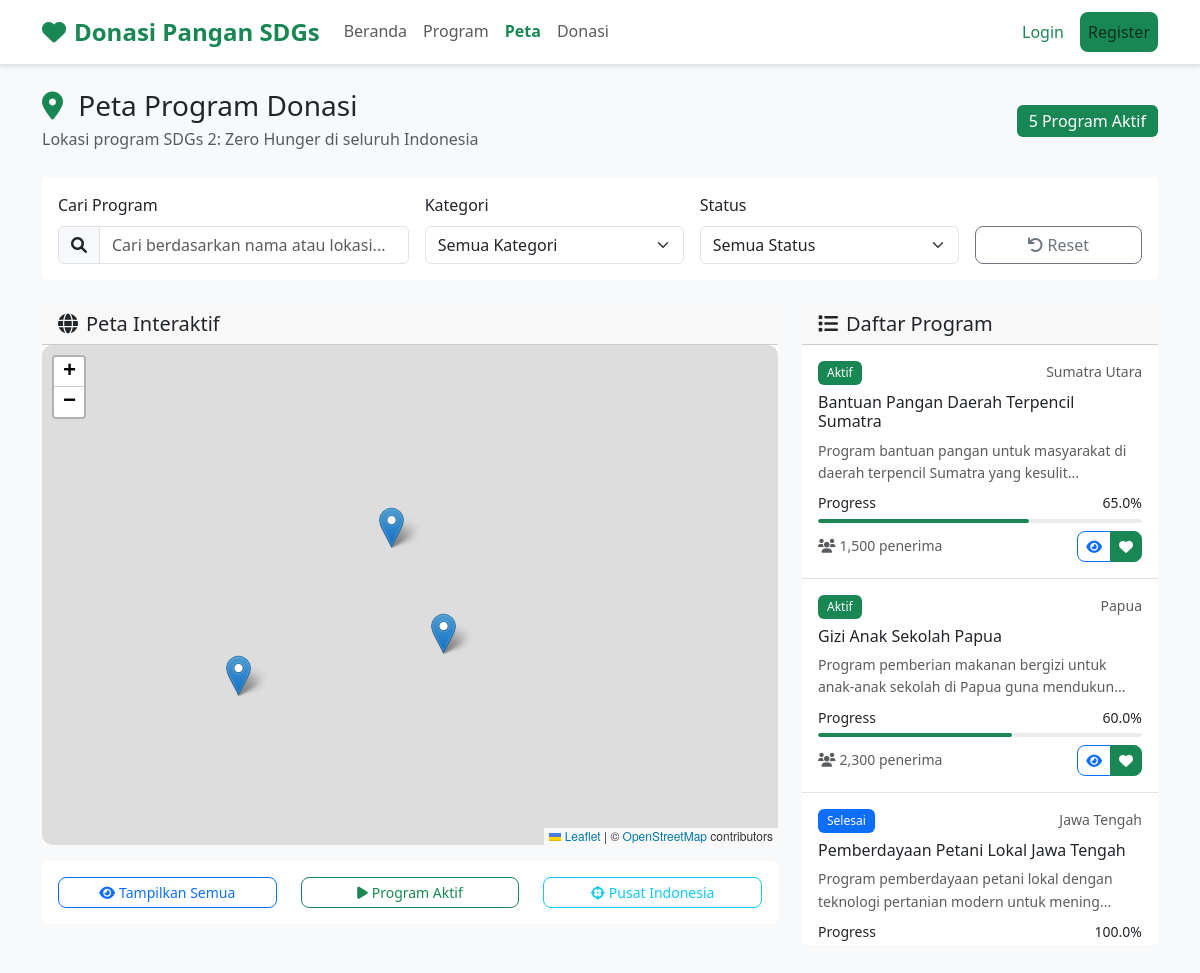
Page /maps.php on the committed database.
### tables this page shows
CREATE TABLE programs (
    id INT PRIMARY KEY AUTO_INCREMENT,
    title VARCHAR(255) NOT NULL,
    description TEXT NOT NULL,
    target_amount DECIMAL(15,2) NOT NULL,
    current_amount DECIMAL(15,2) DEFAULT 0,
    location VARCHAR(100) NOT NULL,
    category VARCHAR(100),
    status ENUM('active', 'completed', 'paused') DEFAULT 'active',
    start_date DATE,
    end_date DATE,
    latitude DECIMAL(10, 8),
    longitude DECIMAL(11, 8),
    address TEXT,
    beneficiaries INT DEFAULT 0,
    created_by INT,
    created_at TIMESTAMP DEFAULT CURRENT_TIMESTAMP,
    updated_at TIMESTAMP DEFAULT CURRENT_TIMESTAMP ON UPDATE CURRENT_TIMESTAMP,
    FOREIGN KEY (created_by) REFERENCES users(id)
);

### includes/config.php (called while the page is built, shortened)
<?php
function isLoggedIn() {
    return isset($_SESSION['user_id']);
}
?>

### maps.php (the view, shortened to what this page needs)
<?php
require_once 'includes/config.php';
try {
    $stmt = $pdo->prepare("
        SELECT p.*,
               (SELECT COUNT(*) FROM donations d WHERE d.program_id = p.id AND d.payment_status = 'success') as donor_count
        FROM programs p
        WHERE p.latitude IS NOT NULL AND p.longitude IS NOT NULL
        ORDER BY p.created_at DESC
    ");
    $stmt->execute();
    $programs = $stmt->fetchAll();
} catch (PDOException $e) {
    $programs = [];
}
?>
<!DOCTYPE html>
<html lang="id">
<head>
    <link href="https://cdn.jsdelivr.net/npm/bootstrap@5.3.0/dist/css/bootstrap.min.css" rel="stylesheet">
    <link href="https://cdnjs.cloudflare.com/ajax/libs/font-awesome/6.0.0/css/all.min.css" rel="stylesheet">
    <link rel="stylesheet" href="https://unpkg.com/leaflet@1.9.4/dist/leaflet.css"/>
    <link href="assets/css/style.css" rel="stylesheet">
</head>
<body class="bg-light">
    <nav class="navbar navbar-expand-lg navbar-light bg-white border-bottom sticky-top">
        <div class="container">
            <a class="navbar-brand d-flex align-items-center" href="index.php">
                <i class="fas fa-heart text-success me-2 fs-4"></i>
                <span class="fw-bold text-success">Donasi Pangan SDGs</span>
            </a>
            <div class="collapse navbar-collapse" id="navbarNav">
                <ul class="navbar-nav me-auto">
                    <li class="nav-item">
                        <a class="nav-link" href="index.php">Beranda</a>
                    </li>
                    <li class="nav-item">
                        <a class="nav-link" href="dashboard.php">Program</a>
                    </li>
                    <li class="nav-item">
                        <a class="nav-link active" href="maps.php">Peta</a>
                    </li>
                    <li class="nav-item">
                        <a class="nav-link" href="donate.php">Donasi</a>
                    </li>
                </ul>
                <div class="navbar-nav">
                    <?php if (isLoggedIn()): ?>
                        <div class="dropdown">
                            <a class="nav-link dropdown-toggle" href="#" role="button" data-bs-toggle="dropdown">
                                <i class="fas fa-user me-1"></i><?= htmlspecialchars($_SESSION['user_name']) ?>
                            </a>
                            <ul class="dropdown-menu">
                                <li><a class="dropdown-item" href="dashboard.php">Dashboard</a></li>
                                <li><hr class="dropdown-divider"></li>
                                <li><a class="dropdown-item" href="logout.php">Logout</a></li>
                            </ul>
                        </div>
                    <?php else: ?>
                        <a class="nav-link btn btn-outline-success me-2" href="login.php">Login</a>
                        <a class="nav-link btn btn-success" href="register.php">Register</a>
                    <?php endif; ?>
                </div>
            </div>
        </div>
    </nav>
    <div class="container py-4">
        <div class="row mb-4">
            <div class="col">
                <div class="d-flex justify-content-between align-items-center">
                    <div>
                        <h1 class="h3 mb-1">
                            <i class="fas fa-map-marker-alt text-success me-2"></i>
                            Peta Program Donasi
                        </h1>
                        <p class="text-muted mb-0">Lokasi program SDGs 2: Zero Hunger di seluruh Indonesia</p>
                    </div>
                    <div class="badge bg-success fs-6">
                        <?= count($programs) ?> Program Aktif
                    </div>
                </div>
            </div>
        </div>
        <div class="card mb-4">
            <div class="card-body">
                <div class="row g-3">
                    <div class="col-md-4">
                        <label class="form-label">Cari Program</label>
                        <div class="input-group">
                            <span class="input-group-text"><i class="fas fa-search"></i></span>
                            <input type="text" class="form-control" id="searchInput" placeholder="Cari berdasarkan nama atau lokasi...">
                        </div>
                    </div>
                    <div class="col-md-3">
                        <label class="form-label">Kategori</label>
                        <select class="form-select" id="categoryFilter">
                            <option value="">Semua Kategori</option>
                        </select>
                    </div>
                    <div class="col-md-3">
                        <label class="form-label">Status</label>
                        <select class="form-select" id="statusFilter">
                            <option value="">Semua Status</option>
                        </select>
                    </div>
                    <div class="col-md-2">
                        <label class="form-label">&nbsp;</label>
                        <button class="btn btn-outline-secondary w-100" onclick="resetFilters()">
                            <i class="fas fa-undo me-1"></i>Reset
                        </button>
                    </div>
                </div>
            </div>
        </div>
        <div class="row">
            <div class="col-lg-8 mb-4">
                <div class="card">
                    <div class="card-header">
                        <h5 class="card-title mb-0">
                            <i class="fas fa-globe me-2"></i>Peta Interaktif
                        </h5>
                    </div>
                    <div class="card-body p-0">
                        <div id="map"></div>
                    </div>
                </div>
                 <div class="card mt-3">
                    <div class="card-body">
                        <div class="row text-center">
                            <div class="col-4">
                                <button class="btn btn-outline-primary btn-sm w-100" onclick="showAllPrograms()">
                                    <i class="fas fa-eye me-1"></i>Tampilkan Semua
                                </button>
                            </div>
                            <div class="col-4">
                                <button class="btn btn-outline-success btn-sm w-100" onclick="filterByStatus('active')">
                                    <i class="fas fa-play me-1"></i>Program Aktif
                                </button>
                            </div>
                            <div class="col-4">
                                <button class="btn btn-outline-info btn-sm w-100" onclick="centerMap()">
                                    <i class="fas fa-crosshairs me-1"></i>Pusat Indonesia
                                </button>
                            </div>
                        </div>
                    </div>
                </div>
            </div>
            <div class="col-lg-4">
                <div class="card">
                    <div class="card-header">
                        <h5 class="card-title mb-0">
                            <i class="fas fa-list me-2"></i>Daftar Program
                        </h5>
                    </div>
                    <div class="card-body p-0">
                        <div id="programList" style="max-height: 600px; overflow-y: auto;">
                            <?php if (empty($programs)): ?>
                                <p class="p-3 text-center text-muted">Tidak ada program yang ditemukan.</p>
                            <?php else: ?>
                                <?php foreach ($programs as $program): ?>
                                    <div class="program-card p-3 border-bottom" data-program-id="<?= $program['id'] ?>" onclick="selectProgram(<?= $program['id'] ?>)">
                                        <div class="d-flex justify-content-between align-items-start mb-2">
                                            <span class="badge bg-<?= $program['status'] === 'active' ? 'success' : ($program['status'] === 'completed' ? 'primary' : 'secondary') ?> small">
                                                <?= $program['status'] === 'active' ? 'Aktif' : ($program['status'] === 'completed' ? 'Selesai' : 'Dijeda') ?>
                                            </span>
                                            <small class="text-muted"><?= htmlspecialchars($program['location']) ?></small>
                                        </div>
                                        <h6 class="mb-2 program-title"><?= htmlspecialchars($program['title']) ?></h6>
                                        <p class="text-muted small mb-2 program-description"><?= htmlspecialchars(substr($program['description'], 0, 80)) ?>...</p>
                                        <?php
                                        $progress = $program['target_amount'] > 0 ? ($program['current_amount'] / $program['target_amount']) * 100 : 0;
                                        ?>
                                        <div class="mb-2">
                                            <div class="d-flex justify-content-between small mb-1">
                                                <span>Progress</span>
                                                <span><?= number_format($progress, 1) ?>%</span>
                                            </div>
                                            <div class="progress" style="height: 4px;">
                                                <div class="progress-bar bg-success" style="width: <?= min($progress, 100) ?>%"></div>
                                            </div>
                                        </div>
                                        <div class="d-flex justify-content-between align-items-center">
                                            <small class="text-muted">
                                                <i class="fas fa-users me-1"></i><?= number_format($program['beneficiaries']) ?> penerima
                                            </small>
                                            <div class="btn-group btn-group-sm">
                                                <button class="btn btn-outline-primary btn-sm" onclick="event.stopPropagation(); viewProgram(<?= $program['id'] ?>)">
                                                    <i class="fas fa-eye"></i>
                                                </button>
                                                <?php if ($program['status'] === 'active'): ?>
                                                    <button class="btn btn-success btn-sm" onclick="event.stopPropagation(); donateToProgram(<?= $program['id'] ?>)">
                                                        <i class="fas fa-heart"></i>
                                                    </button>
                                                <?php endif; ?>
                                            </div>
                                        </div>
                                    </div>
                                <?php endforeach; ?>
                            <?php endif; ?>
                        </div>
                    </div>
                </div>
            </div>
        </div>
    </div>
</body>
</html>

### assets/css/style.css (style rules this page uses)
:root { --primary-color: #198754; --primary-hover: #157347; --secondary-color: #6c757d; --success-color: #198754; --danger-color: #dc3545; --warning-color: #ffc107; --info-color: #0dcaf0; --light-color: #f8f9fa; --dark-color: #212529; }
body { font-family: "Segoe UI", Tahoma, Geneva, Verdana, sans-serif; line-height: 1.6; }
.card { transition: all 0.3s ease; border: none; }
.progress { border-radius: 10px; height: 8px; }
.progress-bar { border-radius: 10px; }
.btn { border-radius: 8px; font-weight: 500; transition: all 0.3s ease; }
.navbar-brand { font-size: 1.5rem; font-weight: 700; }
.text-success { color: var(--success-color) !important; }
.btn-success { background-color: var(--success-color); border-color: var(--success-color); }
.btn-outline-success { color: var(--success-color); border-color: var(--success-color); }
.input-group-text { background-color: #f8f9fa; border-color: #dee2e6; }
.navbar { box-shadow: 0 2px 4px rgba(0, 0, 0, 0.1); }
.navbar-nav .nav-link { font-weight: 500; transition: color 0.3s ease; }
.navbar-nav .nav-link.active { color: var(--success-color) !important; font-weight: 600; }
.badge { font-weight: 500; padding: 0.5em 0.75em; }

### maps.php (style rules this page uses)
#map { height: 500px; width: 100%; border-radius: 10px; z-index: 0; }
.program-card { cursor: pointer; transition: all 0.3s ease; }

### rows in the picture
programs: status "Aktif", location "Sumatra Utara", title "Bantuan Pangan Daerah Terpencil Sumatra", description "Program bantuan pangan untuk masyarakat di daerah terpencil Sumatra yang kesulit", progress "65.0", beneficiaries "1,500"
programs: status "Aktif", location "Papua", title "Gizi Anak Sekolah Papua", description "Program pemberian makanan bergizi untuk anak-anak sekolah di Papua guna mendukun", progress "60.0", beneficiaries "2,300"
programs: status "Selesai", location "Jawa Tengah", title "Pemberdayaan Petani Lokal Jawa Tengah", description "Program pemberdayaan petani lokal dengan teknologi pertanian modern untuk mening", progress "100.0"

### other values in the picture
count($programs) "5"
